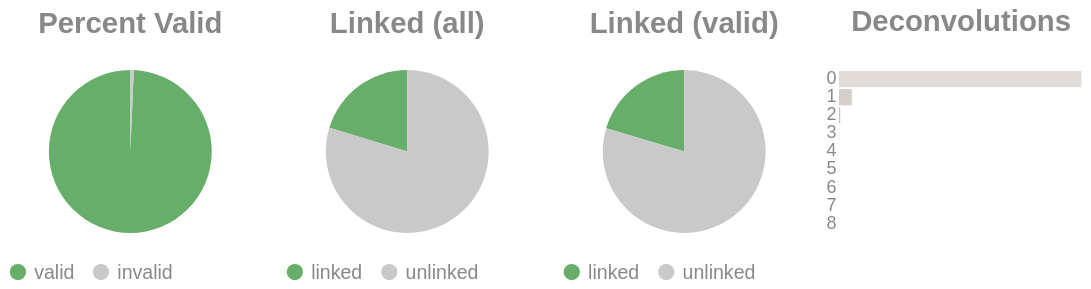

The cell this chart's notebook holds for it:
### Code cell
if SKIPLR:
    pass
else:
    clash = Counter()
    for i in valids['molecule'].to_list():
        _mol = i.split("-")
        if len(_mol) == 1:
            clash.update('0')
        else:
            clash.update(_mol[-1])

    _d = {"deconvolutions": [], 'count': []}
    for k,v in clash.items():
        _d['deconvolutions'].append(k)
        _d['count'].append(v)

    tot_valid = valids['reads'].sum()
    mask = valids['reads'] >= 2
    n_linked_reads = valids.filter(mask)['reads'].sum()
    if n_linked_reads == 0:
        print_html("No linked molecules (>=2 reads) were detected; skipping linked-only distributions.")
        SKIPLR = True
    else:
        perc_valid = round(tot_valid / n_reads, 4)
        linked_perc_abs = round(n_linked_reads / n_reads, 4)
        linked_perc = round(n_linked_reads / tot_valid, 4)

    _valid = pl.DataFrame({"valids": ['valid', 'invalid'], "count": [tot_valid, n_reads - tot_valid]})
    _linked_abs = pl.DataFrame({"linked (absolute)": ['linked', 'unlinked'], "count": [n_linked_reads, n_reads - n_linked_reads]})
    _linked_rel = pl.DataFrame({"linked (valids)": ['linked', 'unlinked'], "count": [n_linked_reads, tot_valid - n_linked_reads]})

    (
        alt.hconcat(
            piechart(_valid, goodval = 'valid', title = "Percent Valid"),
            piechart(_linked_abs, goodval = "linked", title =  "Linked (all)"),
            piechart(_linked_rel, goodval = "linked", title =  "Linked (valid)"),
            convolutionbar(pl.DataFrame(_d), title = "Deconvolutions"),
            center = True,
            bounds = 'flush'
        )
        .resolve_scale(color='independent')
        .resolve_legend('independent')
        .properties(usermeta={'embedOptions': {"actions": False}})
    ).display()

### Figure 1 — Vega-Lite specification as saved in the notebook (floating-point values rounded to 4 significant figures)
{"width": "container", "height": 400, "config": {"title": {"anchor": "start", "dy": -15, "fontSize": 18, "color": "#888888", "subtitleColor": "#888888", "subtitleFontSize": 14}, "arc": {"fill": "#0072B2"}, "axis": {"domainColor": "#888888", "domainWidth": 0.5, "gridWidth": 0.2, "grid": false, "titleFontWeight": 400, "titleFontSize": 15, "labelFontSize": 11, "labelColor": "#888888", "tickColor": "#888888", "tickWidth": 0.2, "titleColor": "#888888"}, "axisBand": {"grid": false}, "axisX": {"grid": true, "tickSize": 10, "domainCap": "round"}, "axisY": {"domain": false, "grid": true, "tickSize": 0, "domainCap": "round"}, "background": "transparent", "header": {"labelFontSize": 15, "labelColor": "#888888", "titleFontSize": 15, "titleFontWeight": 600, "titleColor": "#888888"}, "legend": {"labelFont": "sans-serif", "labelFontSize": 12, "labelColor": "#888888", "symbolSize": 100, "symbolType": "circle", "titleFontSize": 12, "titlePadding": 10, "titleColor": "#888888", "title": null}, "range": {"category": ["#E69F00", "#56B4E9", "#009E73", "#F0E442", "#0072B2", "#D55E00", "#CC79A7", "#000000"], "diverging": ["#cfe8f3", "#a2d4ec", "#73bfe2", "#46abdb", "#1696d2", "#12719e"]}, "area": {"fill": "#0072B2", "fillOpacity": 0.7, "line": true, "strokeOpacity": 0.7}, "line": {"color": "#0072B2", "stroke": "#0072B2", "strokeWidth": 2}, "trail": {"color": "#0072B2", "stroke": "#0072B2", "strokeWidth": 0, "size": 1}, "point": {"filled": true, "fillOpacity": 1.0, "size": 95}, "text": {"color": "#888888", "fontSize": 11, "align": "right", "fontWeight": 400, "size": 11}, "bar": {"fill": "#0072B2", "stroke": null}, "view": {"stroke": null, "continuousWidth": 660, "continuousHeight": 400}}, "hconcat": [{"data": {"name": "data-c6bd9b4640703e7bc7bd9a527c7855d3"}, "mark": {"type": "arc"}, "encoding": {"color": {"field": "valids", "legend": {"orient": "bottom", "title": null}, "scale": {"domain": ["valid", "invalid"], "range": ["#68ae6b", "#C9C9C9"]}, "title": "Valids", "type": "nominal"}, "theta": {"field": "count", "type": "quantitative"}, "tooltip": [{"field": "valids", "title": "Valids", "type": "ordinal"}, {"field": "percent", "format": ".2%", "title": "Percent", "type": "quantitative"}, {"field": "count", "title": "Count", "type": "quantitative"}]}, "height": 100, "title": {"text": "Percent Valid", "align": "center", "anchor": "middle"}, "transform": [{"calculate": "datum.count / 6576017", "as": "percent"}], "width": 150}, {"data": {"name": "data-e61d8df1f4b1c21a123dd63a9928d275"}, "mark": {"type": "arc"}, "encoding": {"color": {"field": "linked (absolute)", "legend": {"orient": "bottom", "title": null}, "scale": {"domain": ["linked", "unlinked"], "range": ["#68ae6b", "#C9C9C9"]}, "title": "Linked (Absolute)", "type": "nominal"}, "theta": {"field": "count", "type": "quantitative"}, "tooltip": [{"field": "linked (absolute)", "title": "Linked (Absolute)", "type": "ordinal"}, {"field": "percent", "format": ".2%", "title": "Percent", "type": "quantitative"}, {"field": "count", "title": "Count", "type": "quantitative"}]}, "height": 100, "title": {"text": "Linked (all)", "align": "center", "anchor": "middle"}, "transform": [{"calculate": "datum.count / 6576017", "as": "percent"}], "width": 150}, {"data": {"name": "data-4efd9abca91c7c620a5b0f351a063e54"}, "mark": {"type": "arc"}, "encoding": {"color": {"field": "linked (valids)", "legend": {"orient": "bottom", "title": null}, "scale": {"domain": ["linked", "unlinked"], "range": ["#68ae6b", "#C9C9C9"]}, "title": "Linked (Valids)", "type": "nominal"}, "theta": {"field": "count", "type": "quantitative"}, "tooltip": [{"field": "linked (valids)", "title": "Linked (Valids)", "type": "ordinal"}, {"field": "percent", "format": ".2%", "title": "Percent", "type": "quantitative"}, {"field": "count", "title": "Count", "type": "quantitative"}]}, "height": 100, "title": {"text": "Linked (valid)", "align": "center", "anchor": "middle"}, "transform": [{"calculate": "datum.count / 6531097", "as": "percent"}], "width": 150}, {"data": {"name": "data-b472c2a274bdb80660ab81d15faac89a"}, "mark": {"type": "bar"}, "encoding": {"color": {"field": "deconvolutions", "legend": null, "scale": {"scheme": "lightgreyred"}, "type": "nominal"}, "tooltip": [{"field": "deconvolutions", "title": "Deconvolutions", "type": "ordinal"}, {"field": "percent", "format": ".2%", "title": "Percent", "type": "quantitative"}, {"field": "count", "title": "Count", "type": "quantitative"}], "x": {"axis": null, "field": "count", "type": "quantitative"}, "y": {"field": "deconvolutions", "sort": "ascending", "title": null, "type": "nominal"}}, "height": 100, "title": {"text": "Deconvolutions", "align": "center", "anchor": "middle"}, "transform": [{"calculate": "datum.count / 5782454", "as": "percent"}], "width": 150}], "bounds": "flush", "center": true, "resolve": {"legend": {"angle": "independent"}, "scale": {"color": "independent"}}, "usermeta": {"embedOptions": {"actions": false}}, "$schema": "https://vega.github.io/schema/vega-lite/v6.1.0.json", "datasets": {"data-c6bd9b4640703e7bc7bd9a527c7855d3": [{"valids": "valid", "count": 6531097}, {"valids": "invalid", "count": 44920}], "data-e61d8df1f4b1c21a123dd63a9928d275": [{"linked (absolute)": "linked", "count": 1333535}, {"linked (absolute)": "unlinked", "count": 5242482}], "data-4efd9abca91c7c620a5b0f351a063e54": [{"linked (valids)": "linked", "count": 1333535}, {"linked (valids)": "unlinked", "count": 5197562}], "data-b472c2a274bdb80660ab81d15faac89a": [{"deconvolutions": "0", "count": 5458531}, {"deconvolutions": "1", "count": 290604}, {"deconvolutions": "2", "count": 28715}, {"deconvolutions": "3", "count": 3853}, {"deconvolutions": "4", "count": 612}, {"deconvolutions": "5", "count": 109}, {"deconvolutions": "6", "count": 23}, {"deconvolutions": "7", "count": 6}, {"deconvolutions": "8", "count": 1}]}}
